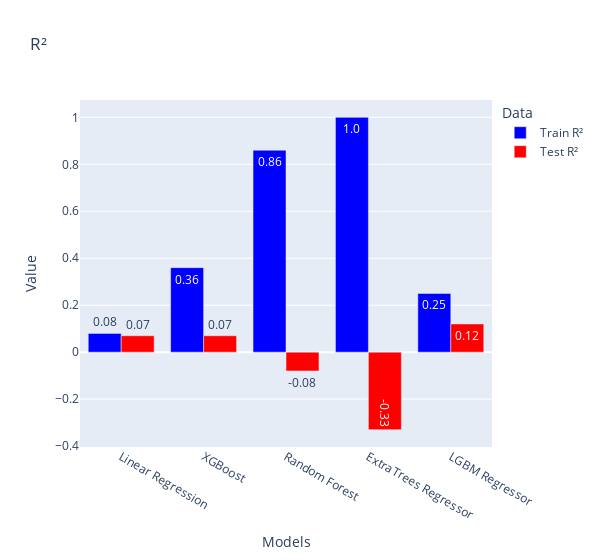

Write notebook code for a chart like this one.
### Code cell
fig = go.Figure()

# Bar chart for R²
fig.add_trace(go.Bar(
    x=models,
    y=train_r2,
    name='Train R²',
    marker_color='blue',
    text=train_r2,  # Add this line to specify the text for each bar
    # 'auto' places the text inside the bars; you can also use 'outside' or 'inside'
    textposition='auto'
))

fig.add_trace(go.Bar(
    x=models,
    y=test_r2,
    name='Test R²',
    marker_color='red',
    text=test_r2,  # Add this line to specify the text for each bar
    # 'auto' places the text inside the bars; you can also use 'outside' or 'inside'
    textposition='auto'
))

# Update the layout
fig.update_layout(
    barmode='group',
    title='R²',
    xaxis_title='Models',
    yaxis_title='Value',
    legend_title='Data',
    width=600,
    # plot_bgcolor='rgba(0,0,0,0)',  # Set plot background color to transparent
    # paper_bgcolor='rgba(0,0,0,0)'
)

# Show the plot
fig.show()

### Figure 1 — Plotly figure (JSON) as saved in the notebook; plotly's stock layout.template omitted (floating-point values rounded to 4 significant figures)
{"data": [{"marker": {"color": "blue"}, "name": "Train R²", "text": ["0.08", "0.36", "0.86", "1.0", "0.25"], "textposition": "auto", "type": "bar", "x": ["Linear Regression", "XGBoost", "Random Forest", "ExtraTrees Regressor", "LGBM Regressor"], "y": [0.08, 0.36, 0.86, 1, 0.25]}, {"marker": {"color": "red"}, "name": "Test R²", "text": ["0.07", "0.07", "-0.08", "-0.33", "0.12"], "textposition": "auto", "type": "bar", "x": ["Linear Regression", "XGBoost", "Random Forest", "ExtraTrees Regressor", "LGBM Regressor"], "y": [0.07, 0.07, -0.08, -0.33, 0.12]}], "layout": {"barmode": "group", "legend": {"title": {"text": "Data"}}, "title": {"text": "R²"}, "width": 600, "xaxis": {"title": {"text": "Models"}}, "yaxis": {"title": {"text": "Value"}}}}
